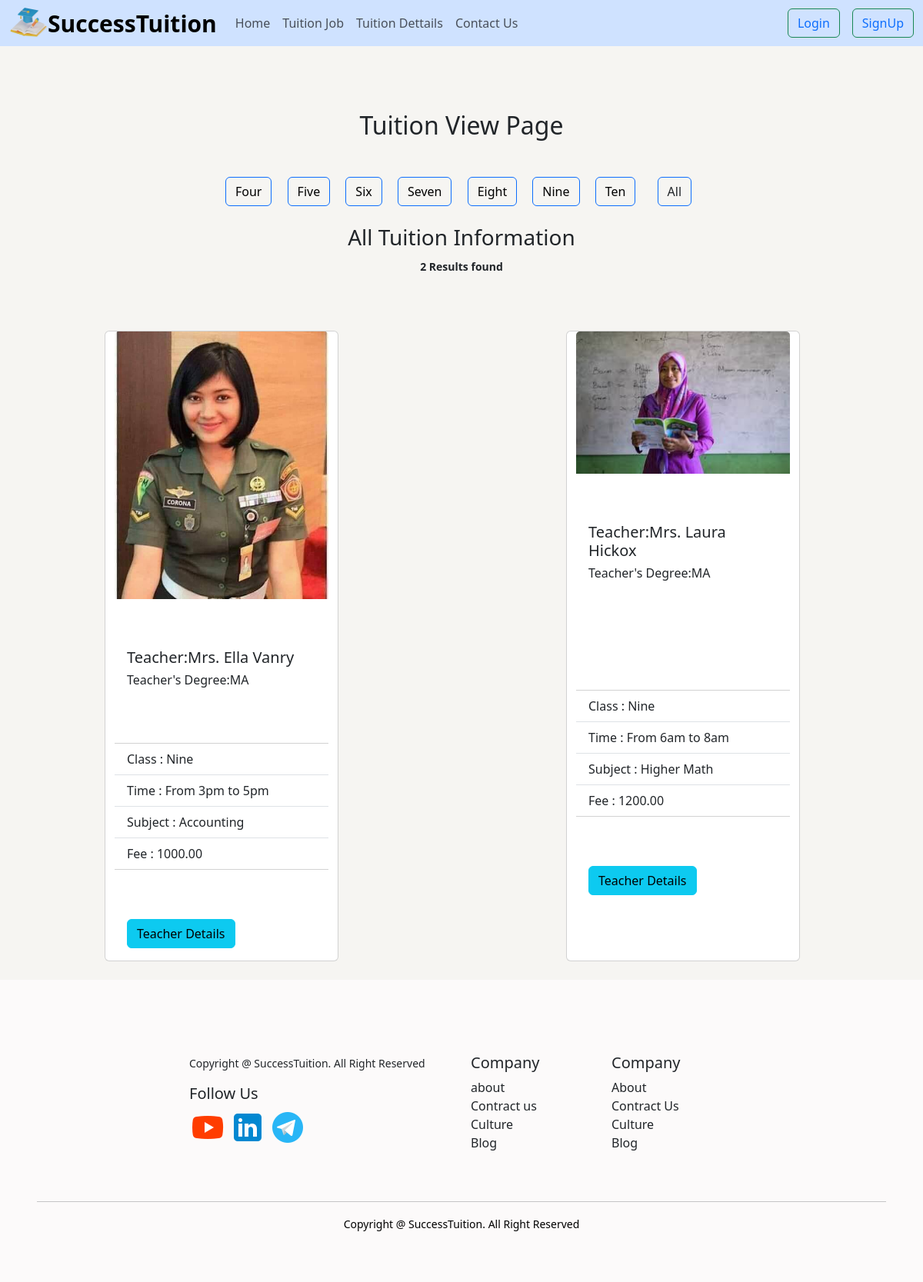
The app's page /student/category/nine/, older data.
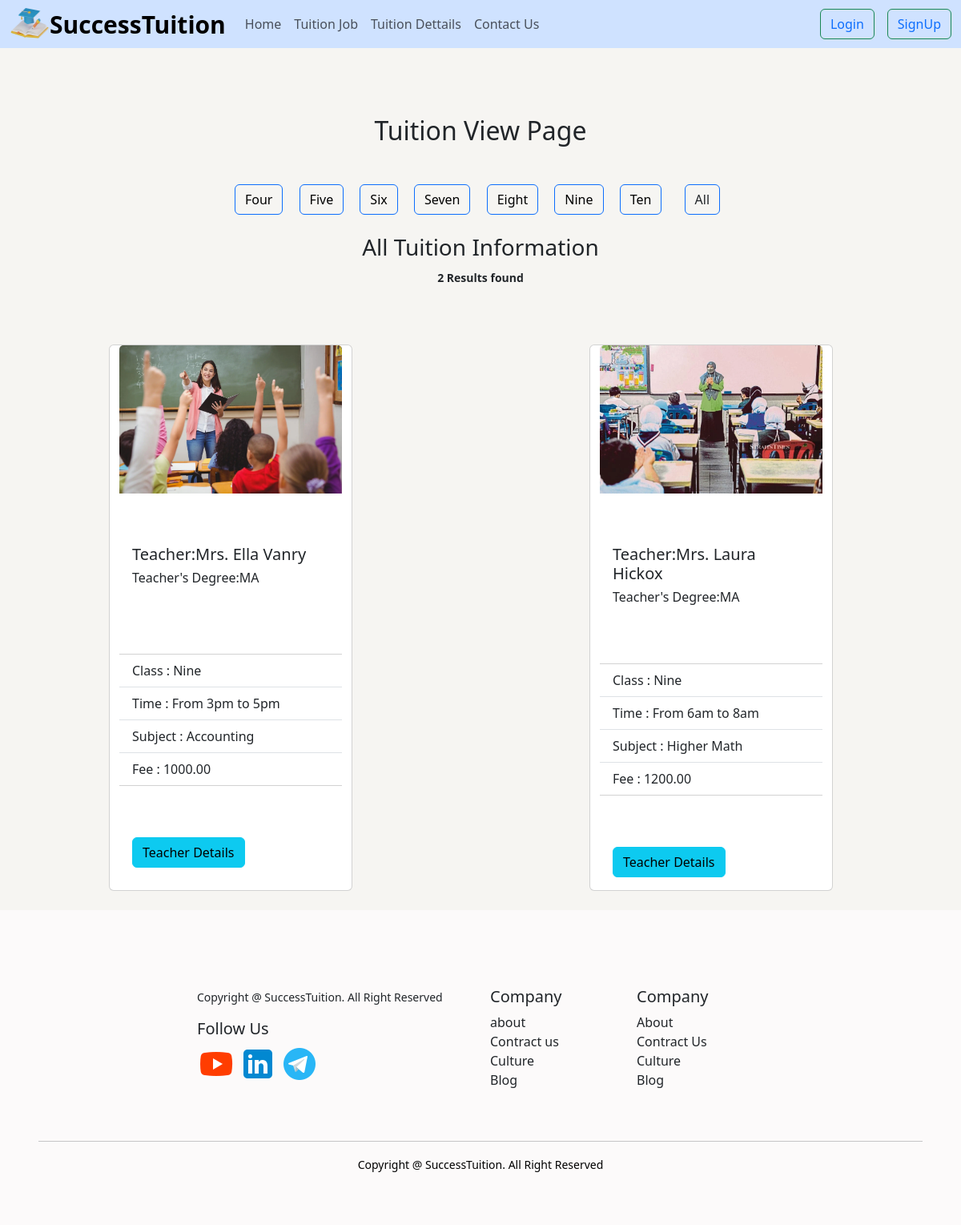
The same page, newer data.
### tuition/models.py (models this page shows, shortened)
class Tuition(models.Model):
    name=models.ForeignKey('student.StudentClass',on_delete=models.CASCADE)
    time=models.CharField(max_length=60)
    teacher=models.ForeignKey(Teacher,on_delete= models.CASCADE,null=True, blank=True)
    fee=models.DecimalField(decimal_places=2,max_digits=7,null=True, blank=True)
    subject=models.ForeignKey(TuitionSubject,on_delete=models.CASCADE,null=True, blank=True)

class TuitionSubject(models.Model):
    name=models.CharField(max_length=50)
    teacher=models.ForeignKey(Teacher,on_delete=models.CASCADE,null=True,blank=True)
    def __str__(self):
        return str(self.name)

### teacher/models.py (models this page shows)
class Teacher(models.Model):
    user=models.OneToOneField(User,on_delete=models.CASCADE)
    image=models.ImageField(upload_to='teacher/images/')
    gender=models.CharField(max_length=30,choices=GENDER)
    mobile_no=models.CharField(max_length=12)
    degree=models.CharField(max_length=50,null=True,blank=True)
    def __str__(self):
        return f"{self.user.first_name} {self.user.last_name}"

### student/models.py (models this page shows)
class StudentClass(models.Model):
    class_name = models.CharField(max_length=50)
    slug=models.SlugField(max_length=50)
    def __str__(self):
        return self.class_name

### student/views.py (the view)
# urls.py: path('category/<slug:category_slug>/', views.TuitionView.as_view(),name='class_wise_home'),
class TuitionView(TemplateView):
    template_name="tuition.html"
    def get_context_data(self, **kwargs):
        context=super().get_context_data(**kwargs)
        class_slug=self.kwargs.get('category_slug')
        data=Tuition.objects.all()
        class_category=StudentClass.objects.all()
        if class_slug:
            category=get_object_or_404(StudentClass,slug=class_slug)
            data=data.filter(name=category)
        context['data']=data
        context['data2']=class_category
        context['data3']=TuitionReview.objects.all()
        return context

### student/templates/tuition.html (shortened to what this page needs)
{% extends 'base.html' %}
{% load static %}
{% load crispy_forms_tags %}
{% block content %}
<h2 class="text-center mt-4 text-bold">Tuition View Page</h2>
<br>
<div class="row d-flex flex-wrap " style="width: 100%; margin: auto;">
    <div class="col-12 text-center justify-content-center">
      {% for i in data2 %}
      <button class="btn btn-outline-primary mx-2 mt-3 text-white"><a class="text-decoration-none text-black" href="{% url 'class_wise_home' i.slug %}">{{i.class_name}}</a></button>
      {% endfor %}
      <button class="btn btn-outline-primary mx-3 mt-3 "><a  class="text-decoration-none text-dark" href="{% url 'tuition' %}">All</a></button>
    </div>
  </div>
<br>
<div>
<h3 class="text-center w-100 ">All Tuition Information</h3>
</div>
<div class="text-center m-auto w-100">
<small class="fw-bold ">  {{ data | length }} Results found</small>
</div>
<br>
<div class="row w-100">
  {% for i in data%}
  <div class="card col-lg-3 col-md-6 col-sm-12 gap-5 mx-auto mt-5 box-shadows anim" style="width: 19rem;">
    <img src="{{i.teacher.image.url}}" class="card-img-top" alt="...">
    <div class="card-body">
      <h5 class="card-title">Teacher:{{i.teacher}}</h5>
      <h6 class="card-title">Teacher's Degree:{{i.teacher.degree}}</h6>
    </div>
    <ul class="list-group list-group-flush">
      <li class="list-group-item">Class : {{i.name}}</li>
      <li class="list-group-item">Time : {{i.time}}</li>
      <li class="list-group-item">Subject : {{i.subject}}</li>
      <li class="list-group-item">Fee : {{i.fee}}</li>
    </ul>
    <div class="card-body">
      <a href="{% url 'teacher_detail' i.teacher.id %}" class="btn btn-info card-link">Teacher Details</a>
    </div>
  </div>
  {% endfor %}
  </div>
{% endblock %}

Row changes from the older to the newer data that the page shows:
changed through a linked row, Tuition "From 3pm to 5pm": teacher.image: a different picture
changed through a linked row, Tuition "From 6am to 8am": teacher.image: a different picture
